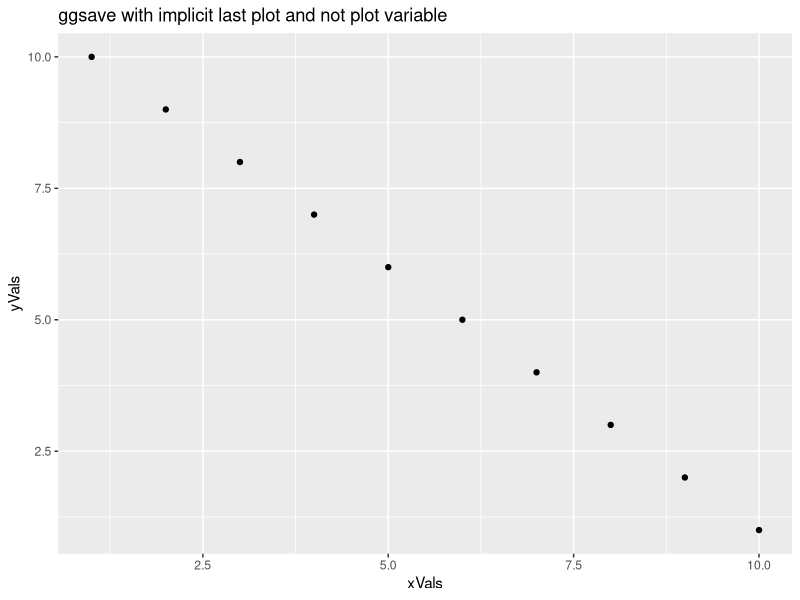
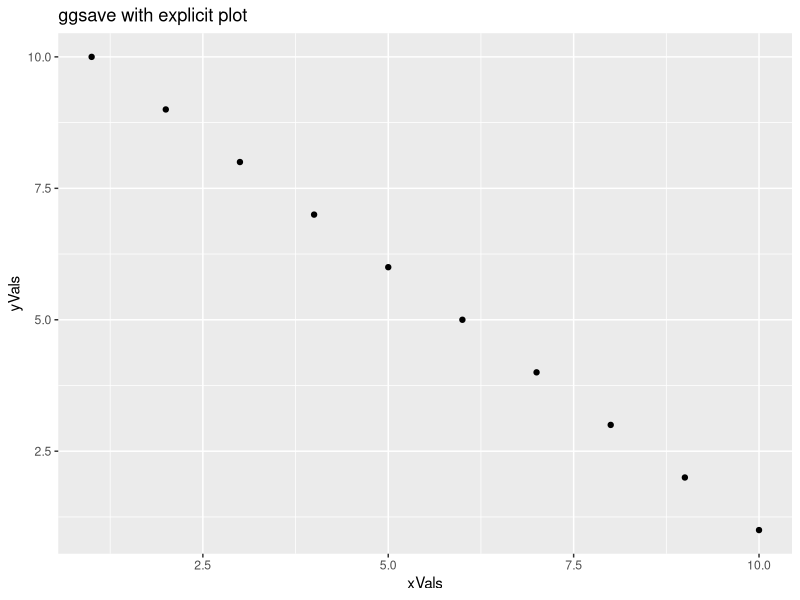
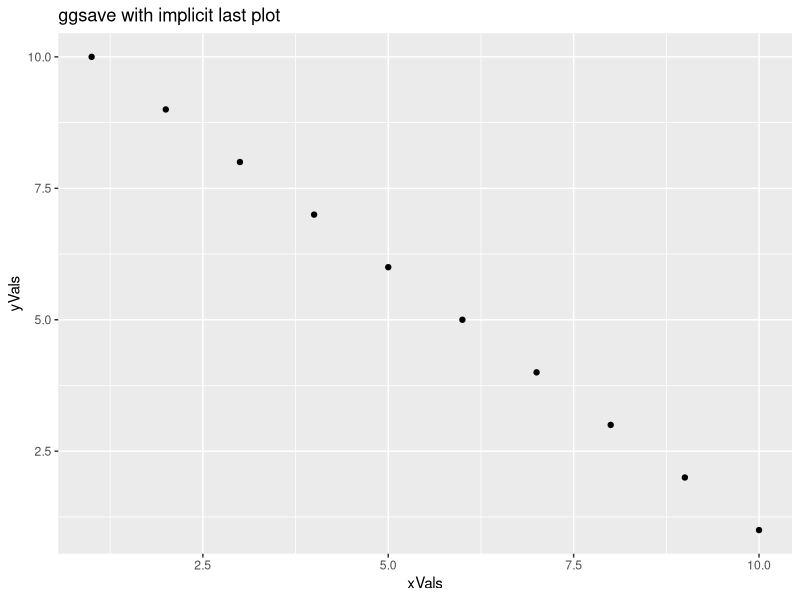
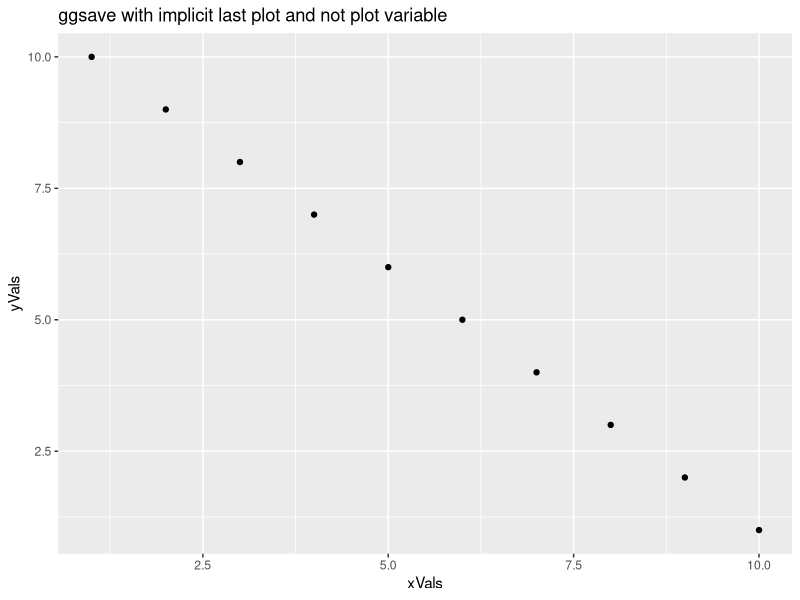
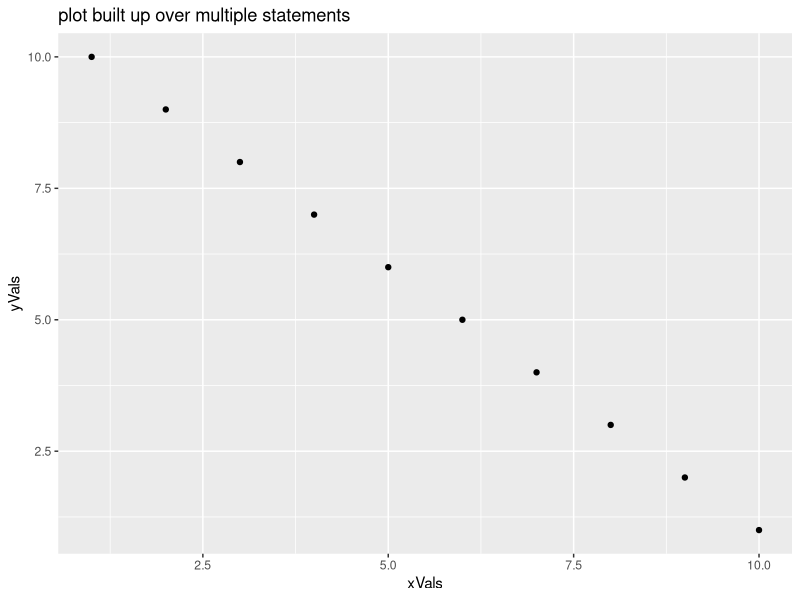
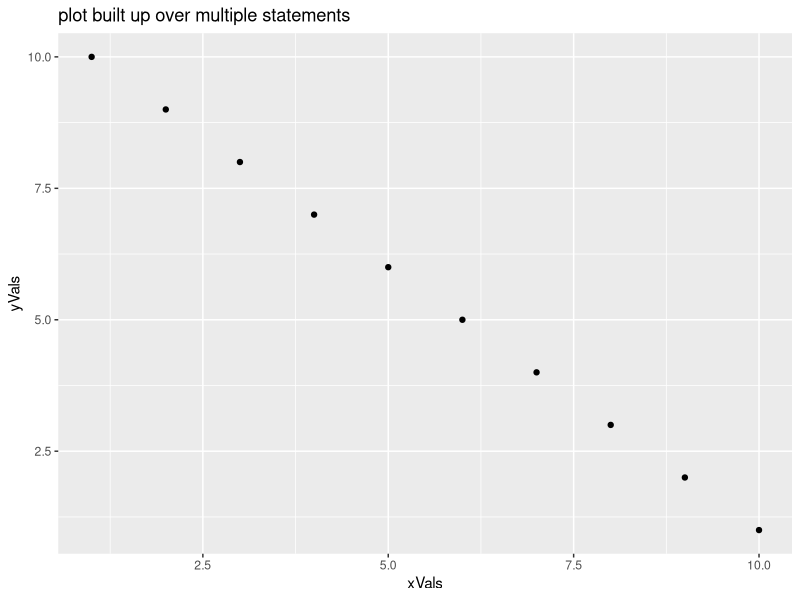

Recreate these plots in R, in order.
library(ggplot2)
# data (mtcars)
# 
# # All the cars
# allCars.df <- mtcars
# 
# # Create separate data frames for each number of cylinders
# cars4Cyl.df <- allCars.df[allCars.df$cyl == 4, ]
# cars6Cyl.df <- allCars.df[allCars.df$cyl == 6, ]
# cars8Cyl.df <- allCars.df[allCars.df$cyl == 8, ]
# 
# # Create a table with the average mpg for each # cylinders
# cylinders = c(4, 6, 8)
# mpg = c(mean(cars4Cyl.df$mpg), mean(cars6Cyl.df$mpg), mean(cars8Cyl.df$mpg))
# 
# # Plot it to the default device
# df <- data.frame (cylinders, mpg)

xVals <- 1:10
yVals <- 10:1
df <- data.frame(xVals, yVals)

# ggsave when the plot is specified explicitly
p1 <- ggplot(df, aes(xVals, yVals)) + geom_point() + labs(title="ggsave with explicit plot")
ggsave ("plot1.pdf", p1)

# ggsave when the last plot created is saved implicitly
p2 <- ggplot(df, aes(xVals, yVals)) + geom_point() + labs(title="ggsave with implicit last plot")
ggsave ("plot2.pdf")

# plot created by ggplot not saved to a variable
ggplot(df, aes(xVals, yVals)) + geom_point() + labs(title="ggsave with implicit last plot and not plot variable")
ggsave ("plot3.pdf")

# plot built up over several statements
p4a <- ggplot(df, aes(xVals, yVals))
p4b <- p4a + geom_point()
p4c <- p4b + labs(title="plot built up over multiple statements")
ggsave ("plot4.pdf", p4c)

# plot built up over several statements and implicit to ggsave
p5a <- ggplot(df, aes(xVals, yVals))
p5b <- p5a + geom_point()
p5c <- p5b + labs(title="plot built up over multiple statements")
ggsave ("plot5.pdf")
